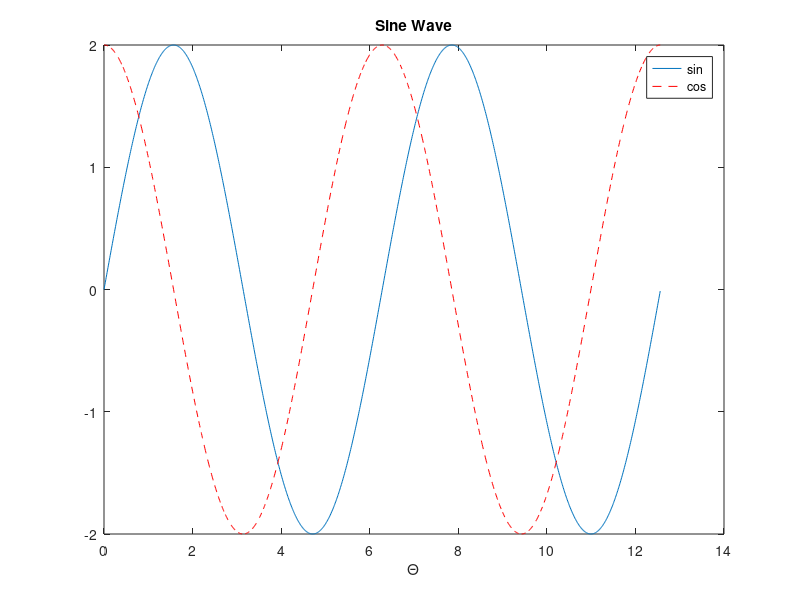

Write the MATLAB code that produced this figure. (Note: this script raises an error after producing the figure.)
%% Matlab basics

clear;
close all;

%% Assignment

a = 1
b = 2
c = a + b

d = 3 + i

e = sin(a)

% Use a semicolon to surpress output.

%% Vectors/Arrays

% Matlab is 1-indexed

a = [1 2 3 4];
b = [5 6 7 8];

%a(0)
a(1)
a(1:3)

% Add vectors together?
a + b

% concatenate with square brackets
[a b]

% How to define a range?
% xs = start:increment:end
xs = 0:1:10

% apostrophe transposes
xs'

% QUESTION: How to multiply?

%% Useful functions

n=10;
zeros(n) % = zeros(n,n)
zeros(3,4) % = zeros([3 4])

% Similar for ones
arr = ones(3,4)

% Get size of array
size(arr)
length(arr)

% Also, mathematical functions exist.
r = randperm(15,5);

% They're kind of weird.
% Return depends on the left side of the equal sign?
maxR = max(r);
[maxR, location] = max(r);

% If you have time, look into logical indexing.
% Can you produce a vector that contains only the odd values of r?

%% Plotting

% need an x vector and a y vector

x = 0:0.01:4*pi;
y = 2*sin(x); %Automagically vectorized functions!

plot(x,y)
title('Sine Wave')
xlabel('\Theta')

%% More complicated plotting

hold on
plot(x, 2*cos(x), 'r--')
legend('sin', 'cos')
hold off

%% Audio file!

filename = 'RecordedVoice.wav';
[y,freq] = audioread(filename);
sound(y, freq);
t = 0:1/freq:(length(y) - 1)/freq;
plot(t,y);

%% fast fourier transforms!

fsampling = 100; %sampling rate
t = 0:1/fsampling:2*pi;
f1 = 20; %frequency
x = cos(2*pi*t*f1);
L = length(x);

X = fft(x);
X = X/length(x);
omega = ((0:length(X)-1)/length(X))*fsampling; %define frequency axis

subplot(3,1,1) % let's you put multiple plots on the same figure
plot(t,x);
title('signal x(t) in the time domain');
xlabel(sprintf('t, sampled at the rate of %d', fsampling));
ylabel('y(t)');
ylim([-1.5,1.5]);
xlim([0,2*pi]);

subplot(3,1,2)
plot(omega, abs(X));
title('signal X(\omega), magnitude')

subplot(3,1,3)
plot(omega, angle(X))
title('signal X(\omega), phase')
% hey! why is this a complex number?

% what else can you throw into fft? Why do they look different?
% try a sin wave, a cos wave, a square wave. Try that audio file!
% what happens when you change the sampling rate?

% what happens if you're above or below the nyquist frequency?

%% Bonus: Yes, you can use c-style string formatting with Matlab.
% Don't worry about this if you're not familiar with c-style string formatting
% but the function is sprintf

